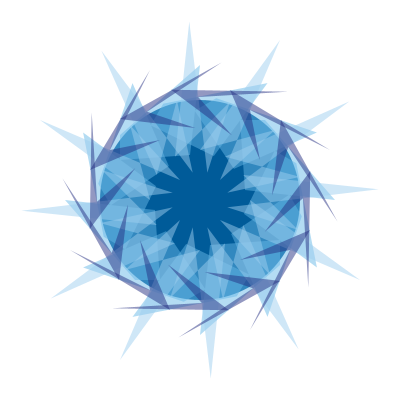
Frame 1 (no input)
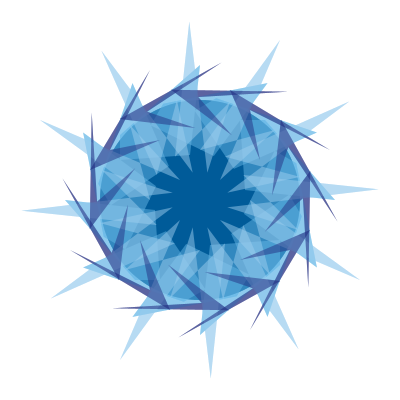
Frame 2 (the mouse pressed at the canvas centre, redrawn once)

The Processing sketch that drew these frames (run headless with seeded random() and noise(); the mouse was pressed at the canvas centre and the sketch redrawn once):

// Processing sketch: processing_85609
// ── processing_85609.pde

void setup()
{
  size(400,400);
  background(255);
}

void draw()
{
  noStroke();
  fill(0,91,153);
  ellipse(200,200,200,200);
  
  fill(102,183,230,125);
  translate(width/2, height/2);
for (int i=0;i<360;i+=30){
rotate(radians(30));
quad(10, 45, 0, 135, 80, 65, 80, 40);}
  
    fill(157,207,239,125);
for (int i=0;i<360;i+=30){
rotate(radians(30));
quad(20, 20, 70, 75, 50, 0, 160, 80);}

    fill(34,45,128,125);
for (int i=0;i<360;i+=30){
rotate(radians(30));
quad(40, 60, 110, 30, 50, 130, 90, 50);}

  noLoop();
}
